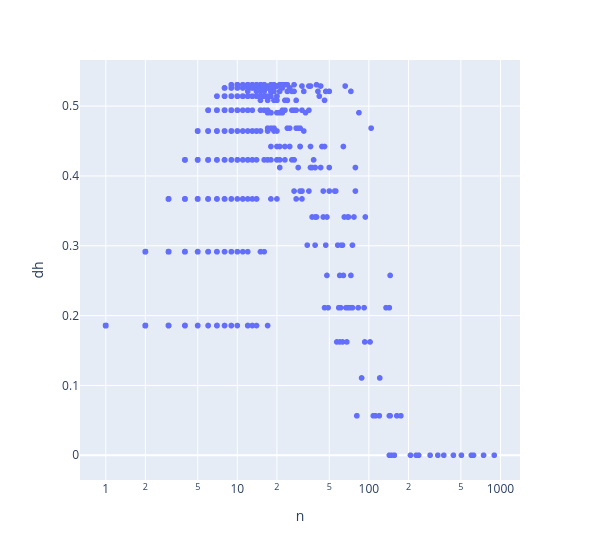

The cell this chart's notebook holds for it:
### Code cell
px.scatter(VOCAB.reset_index(), 'n', 'dh', log_x=True, width=600, hover_name='term_str')

### Figure 1 — Plotly figure (JSON) as saved in the notebook; plotly's stock layout.template omitted (floating-point values rounded to 4 significant figures; data arrays with more than 128 entries replaced by an {"elided": "..."} marker saying what was removed)
{"data": [{"hovertemplate": "<b>%{hovertext}</b><br><br>n=%{x}<br>dh=%{y}<extra></extra>", "hovertext": {"elided": "14473 str values"}, "legendgroup": "", "marker": {"color": "#636efa", "symbol": "circle"}, "mode": "markers", "name": "", "showlegend": false, "type": "scattergl", "x": {"elided": "14473 int values"}, "xaxis": "x", "y": {"elided": "14473 float values"}, "yaxis": "y"}], "layout": {"legend": {"tracegroupgap": 0}, "margin": {"t": 60}, "width": 600, "xaxis": {"anchor": "y", "domain": [0, 1], "title": {"text": "n"}, "type": "log"}, "yaxis": {"anchor": "x", "domain": [0, 1], "title": {"text": "dh"}}}}
